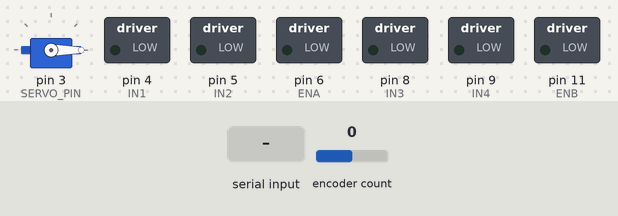
A sketch run on a simulated Arduino Uno, built with avr-gcc and run on an emulated ATmega328P. On the bench: servo, switched loads named in the sketch (green lamp = pin HIGH). The inputs (shaded band) are chosen by the test bench; at power-on: encoder count 0. What the sketch prints to the serial monitor is not drawn.

Above: at 1.2 s.
1.3 s: "90\n" received over Serial
At 2.08 s:
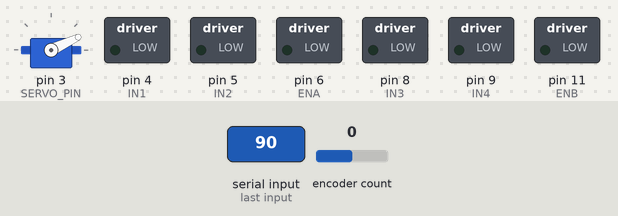
At 2.68 s:
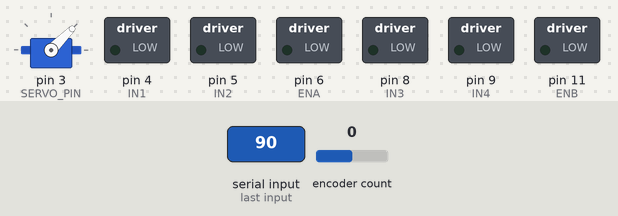
Timing chart, 0 to 8.3 s (numbered marks = the images above; inputs shaded):
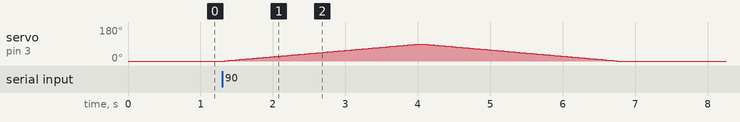

Measured:
- after the input at 1.3 s, servo on pin 3 (SERVO_PIN): rises from 0° to 90° in 2.7 s, then falls to 0° in 2.7 s

The sketch:

car_motor.ino
```cpp
#include <Encoder.h>
#include <Servo.h>

// ===== 모터 핀 =====
#define IN1 4
#define IN2 5
#define ENA 6
#define IN3 8
#define IN4 9
#define ENB 11

// ===== 엔코더 핀 =====
#define LEFT_Y 2
#define LEFT_G 7

// ===== 서보 핀 =====
#define SERVO_PIN 3

Encoder myEnc(LEFT_Y, LEFT_G);
Servo servo;

// ===== 파라미터 =====
int SPEED = 95;
int BIGSPEED = 120;
int SMALLSPEED = 20;

// ===== 상태 =====
volatile bool g_stopRequested = false;
volatile bool g_hasCmd = false;
String g_lastCmd = "";
volatile bool g_completeFlag = false;  // (UART에서는 COMPLETE를 즉시 println)

// ===== 프로토타입 =====
void forward();
void backward();
void stopMotors();
void right();
void left();
void moveServoToAndBack(int angle);
void handleCommand(const String& cmd);

// ---- UART 라인 리더: \n 기준으로 한 줄 읽기
bool readSerialLine(String &out) {
  static char buf[64];
  static uint8_t idx = 0;

  while (Serial.available() > 0) {
    char c = (char)Serial.read();
    if (c == '\n' || c == '\r') {
      if (idx == 0) continue;    // 빈 줄 무시
      buf[idx] = '\0';
      out = String(buf);
      idx = 0;
      return true;
    }
    if (idx < sizeof(buf) - 1) buf[idx++] = c;
  }
  return false;
}

void setup() {
  // ==== UART 시작 (보레이트 필요 시 호스트와 동일하게) ====
  Serial.begin(9600);

  pinMode(IN1, OUTPUT); pinMode(IN2, OUTPUT); pinMode(ENA, OUTPUT);
  pinMode(IN3, OUTPUT); pinMode(IN4, OUTPUT); pinMode(ENB, OUTPUT);

  servo.attach(SERVO_PIN);
  servo.write(0);

  stopMotors();
}

void loop() {
  // 새 명령 수신
  String cmd;
  if (readSerialLine(cmd)) {
    cmd.trim();
    if (cmd.length()) {
      noInterrupts();
      g_lastCmd = cmd;
      g_hasCmd = true;
      interrupts();
    }
  }

  if (g_hasCmd) {
    noInterrupts();
    String c = g_lastCmd;
    g_hasCmd = false;
    interrupts();
    handleCommand(c);
  }
}

void handleCommand(const String& cmd) {
  if (!cmd.length()) return;

  if (cmd.equalsIgnoreCase("w")) { forward(); return; }
  if (cmd.equalsIgnoreCase("s")) { backward(); return; }
  if (cmd.equalsIgnoreCase("a")) { left(); return; }
  if (cmd.equalsIgnoreCase("d")) { right(); return; }
  if (cmd.equalsIgnoreCase("q")) { stopMotors(); return; }

  if (cmd.equalsIgnoreCase("STOP")) {
    g_stopRequested = true;
    return;
  }

  if (cmd.length() >= 2 && (cmd[0]=='V' || cmd[0]=='v')) {
    int v = cmd.substring(1).toInt();
    SPEED = constrain(v, 0, 255);
    return;
  }

  if (cmd[0]=='b') {
    int deg = cmd.substring(1).toInt();
    moveServoToAndBack(deg);
    return;
  }

  bool allDigits = true;
  for (uint16_t i=0;i<cmd.length();++i) {
    if (!isDigit(cmd[i])) { allDigits = false; break; }
  }
  if (allDigits) {
    moveServoToAndBack(cmd.toInt());
    return;
  }
}

/* =========================
 * 모터 제어
 * ========================= */
void forward() {
  digitalWrite(IN1, LOW);  digitalWrite(IN2, HIGH);  analogWrite(ENA, SPEED);
  digitalWrite(IN3, LOW);  digitalWrite(IN4, HIGH);  analogWrite(ENB, SPEED);
}

void backward() {
  digitalWrite(IN1, HIGH);   digitalWrite(IN2, LOW); analogWrite(ENA, SPEED+5);
  digitalWrite(IN3, HIGH);   digitalWrite(IN4, LOW); analogWrite(ENB, SPEED+5);
}

void stopMotors() {
  digitalWrite(IN1, LOW);   digitalWrite(IN2, LOW);  analogWrite(ENA, 0);
  digitalWrite(IN3, LOW);   digitalWrite(IN4, LOW);  analogWrite(ENB, 0);
}

void right() {
  digitalWrite(IN1, LOW);   digitalWrite(IN2, HIGH); analogWrite(ENA, BIGSPEED);
  digitalWrite(IN3, LOW);   digitalWrite(IN4, HIGH); analogWrite(ENB, SMALLSPEED);
}

void left() {
  digitalWrite(IN1, LOW);   digitalWrite(IN2, HIGH); analogWrite(ENA, SMALLSPEED);
  digitalWrite(IN3, LOW);   digitalWrite(IN4, HIGH); analogWrite(ENB, BIGSPEED);
}

/* =========================
 * 서보 제어
 * - 완료 후 "COMPLETE" 한 줄 출력
 * - 동작 중 "STOP" 수신 시 즉시 중단
 * ========================= */
void moveServoToAndBack(int angle) {
  angle = constrain(angle, 0, 180);

  for (int a = 0; a <= angle; ++a) {
    // 동작 중 STOP 수신 체크
    String s;
    if (readSerialLine(s)) {
      s.trim();
      if (s.equalsIgnoreCase("STOP")) g_stopRequested = true;
    }
    if (g_stopRequested) { g_stopRequested = false; return; }

    servo.write(a);
    delay(30);
  }
  for (int a = angle; a >= 0; --a) {
    String s;
    if (readSerialLine(s)) {
      s.trim();
      if (s.equalsIgnoreCase("STOP")) g_stopRequested = true;
    }
    if (g_stopRequested) { g_stopRequested = false; return; }

    servo.write(a);
    delay(30);
  }

  // UART에서는 요청-응답이 없으므로 완료를 즉시 알림
  Serial.println("COMPLETE");
}
```
